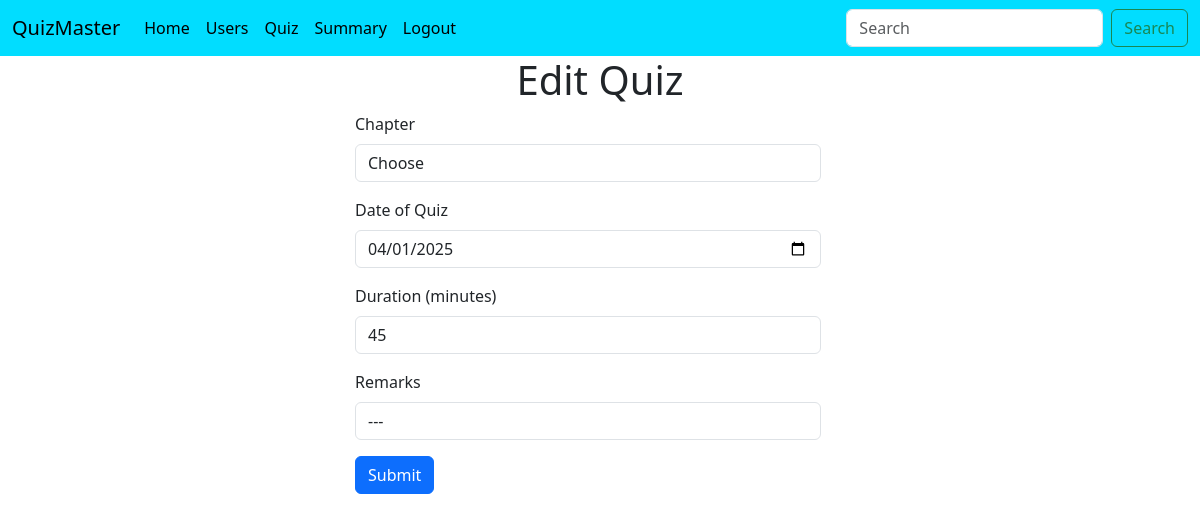
The app's page /edit_quiz/1 (signed in), older data.
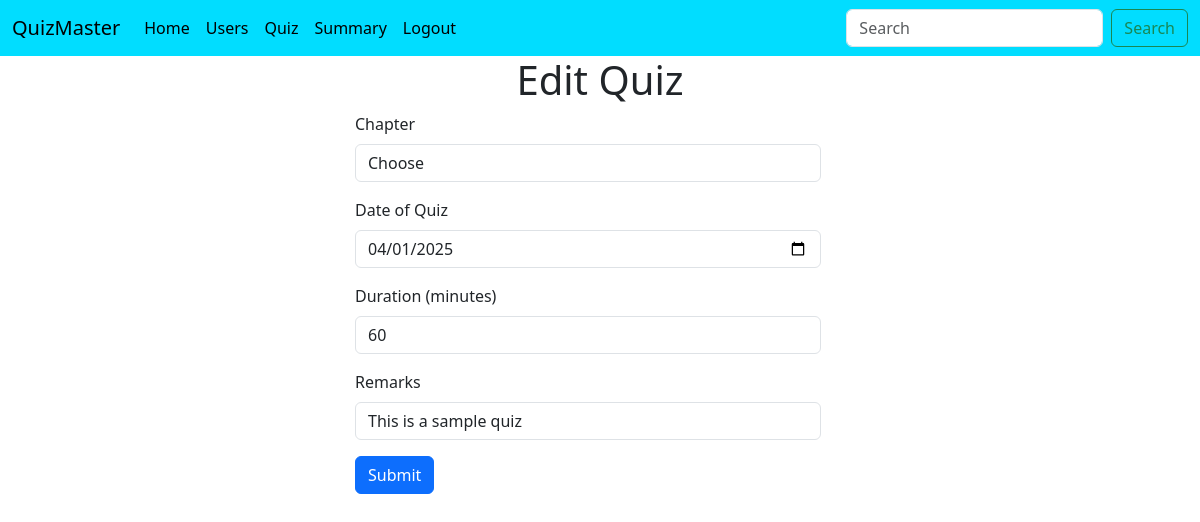
The same page, newer data.
### controllers/database.py (models this page shows, shortened)
class Quiz(db.Model):
    id = db.Column(db.Integer, primary_key=True, autoincrement=True)
    chapter_id = db.Column(db.Integer, db.ForeignKey('chapter.id'), nullable=False)
    date_of_quiz = db.Column(db.Date , nullable=False)
    duration = db.Column(db.Integer, nullable=False)
    remarks = db.Column(db.Text, nullable=True)
    questions = db.relationship('Question', backref='quiz', lazy=True, cascade="all, delete-orphan")
    results = db.relationship('Result', backref='quiz', lazy=True, cascade="all, delete-orphan")

### controllers/edit_routes.py (the view, shortened to what this page needs)
@app.route("/edit_quiz/<int:quiz_id>" , methods = ["GET","POST"])
def edit_quiz(quiz_id):
    if session.get("user_role",None) == "admin":
        quiz = Quiz.query.filter_by(id = quiz_id).first()
        if not quiz:
            flash("Quiz not found")
            return redirect(url_for("quiz_management"))
        if request.method == "GET":
            chapters = Chapter.query.all()
            return render_template("edit_quiz.html",quiz = quiz, chapters = chapters)
    else:
        flash("You are not authorized to access this page")
        return redirect(url_for("quiz_management"))

### templates/edit_quiz.html (shortened to what this page needs)
{% extends 'base.html' %}
{% block body %}
<div><h1 class = "text-center">Edit Quiz</h1></div>
<div class="container-fluid row justify-content-center">
    <form class = "col-5" action="{{url_for('edit_quiz', quiz_id = quiz.id)}}" method="POST">
        <div class="mb-3">
            <label for="exampleFormControlInput1" class="form-label">Chapter</label>
            <select class="form-control" aria-label="Default select example" name="chapter_id" value="{{quiz.chapter_id}}">
                <option selected>Choose</option>
            </select>
        </div>
        <div class="mb-3">
            <label for="quizDate" class="form-label">Date of Quiz</label>
            <input type="date" class="form-control" id="quizDate" name="date" required value="{{quiz.date_of_quiz}}">
        </div>
        <div class="mb-3">
            <label for="quizDuration" class="form-label">Duration (minutes)</label>
            <input type="number" class="form-control" id="quizDuration" name="duration" required value="{{quiz.duration}}">
        </div>
        <div class="mb-3">
            <label for="inputPassword5" class="form-label">Remarks</label>
            <input type="text" id="inputPassword5" class="form-control" aria-describedby="passwordHelpBlock" name="remarks" value="{{quiz.remarks}}">
        </div>
        <div>
            <button type="submit" class="btn btn-primary">Submit</button>
        </div>
    </form>
</div>
{% endblock body %}

Row changes from the older to the newer data that the page shows:
changed Quiz "Choose": duration "45" → "60"; remarks "---" → "This is a sample quiz"
